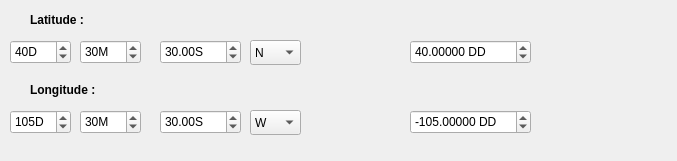
<?xml version="1.0" encoding="UTF-8"?>
<ui version="4.0">
 <class>LatLongCalcDialogBase</class>
 <widget class="QDialog" name="LatLongCalcDialogBase">
  <property name="geometry">
   <rect>
    <x>0</x>
    <y>0</y>
    <width>677</width>
    <height>161</height>
   </rect>
  </property>
  <property name="windowTitle">
   <string>Latitude / Longitude Calculator</string>
  </property>
  <widget class="QLabel" name="label">
   <property name="geometry">
    <rect>
     <x>30</x>
     <y>10</y>
     <width>81</width>
     <height>20</height>
    </rect>
   </property>
   <property name="font">
    <font>
     <weight>75</weight>
     <bold>true</bold>
    </font>
   </property>
   <property name="text">
    <string>Latitude :</string>
   </property>
  </widget>
  <widget class="QSpinBox" name="spinLatD">
   <property name="geometry">
    <rect>
     <x>10</x>
     <y>40</y>
     <width>61</width>
     <height>24</height>
    </rect>
   </property>
   <property name="suffix">
    <string>D</string>
   </property>
   <property name="maximum">
    <number>90</number>
   </property>
   <property name="value">
    <number>40</number>
   </property>
  </widget>
  <widget class="QSpinBox" name="spinLatM">
   <property name="geometry">
    <rect>
     <x>80</x>
     <y>40</y>
     <width>61</width>
     <height>24</height>
    </rect>
   </property>
   <property name="suffix">
    <string>M</string>
   </property>
   <property name="maximum">
    <number>59</number>
   </property>
   <property name="value">
    <number>30</number>
   </property>
  </widget>
  <widget class="QDoubleSpinBox" name="spinLatS">
   <property name="geometry">
    <rect>
     <x>160</x>
     <y>40</y>
     <width>81</width>
     <height>24</height>
    </rect>
   </property>
   <property name="prefix">
    <string/>
   </property>
   <property name="suffix">
    <string>S</string>
   </property>
   <property name="maximum">
    <double>59.990000000000002</double>
   </property>
   <property name="value">
    <double>30.000000000000000</double>
   </property>
  </widget>
  <widget class="QComboBox" name="cmbLatH">
   <property name="geometry">
    <rect>
     <x>250</x>
     <y>40</y>
     <width>51</width>
     <height>25</height>
    </rect>
   </property>
   <property name="currentText">
    <string>N</string>
   </property>
   <item>
    <property name="text">
     <string>N</string>
    </property>
   </item>
   <item>
    <property name="text">
     <string>S</string>
    </property>
   </item>
  </widget>
  <widget class="QDoubleSpinBox" name="spinLatDD">
   <property name="geometry">
    <rect>
     <x>410</x>
     <y>40</y>
     <width>121</width>
     <height>24</height>
    </rect>
   </property>
   <property name="suffix">
    <string> DD</string>
   </property>
   <property name="decimals">
    <number>5</number>
   </property>
   <property name="minimum">
    <double>-90.000000000000000</double>
   </property>
   <property name="maximum">
    <double>90.000000000000000</double>
   </property>
   <property name="singleStep">
    <double>0.010000000000000</double>
   </property>
   <property name="value">
    <double>40.000000000000000</double>
   </property>
  </widget>
  <widget class="QDoubleSpinBox" name="spinLngDD">
   <property name="geometry">
    <rect>
     <x>410</x>
     <y>110</y>
     <width>121</width>
     <height>24</height>
    </rect>
   </property>
   <property name="suffix">
    <string> DD</string>
   </property>
   <property name="decimals">
    <number>5</number>
   </property>
   <property name="minimum">
    <double>-180.000000000000000</double>
   </property>
   <property name="maximum">
    <double>180.000000000000000</double>
   </property>
   <property name="singleStep">
    <double>0.010000000000000</double>
   </property>
   <property name="value">
    <double>-105.000000000000000</double>
   </property>
  </widget>
  <widget class="QSpinBox" name="spinLngD">
   <property name="geometry">
    <rect>
     <x>10</x>
     <y>110</y>
     <width>61</width>
     <height>24</height>
    </rect>
   </property>
   <property name="suffix">
    <string>D</string>
   </property>
   <property name="maximum">
    <number>180</number>
   </property>
   <property name="value">
    <number>105</number>
   </property>
  </widget>
  <widget class="QDoubleSpinBox" name="spinLngS">
   <property name="geometry">
    <rect>
     <x>160</x>
     <y>110</y>
     <width>81</width>
     <height>24</height>
    </rect>
   </property>
   <property name="prefix">
    <string/>
   </property>
   <property name="suffix">
    <string>S</string>
   </property>
   <property name="maximum">
    <double>59.990000000000002</double>
   </property>
   <property name="value">
    <double>30.000000000000000</double>
   </property>
  </widget>
  <widget class="QSpinBox" name="spinLngM">
   <property name="geometry">
    <rect>
     <x>80</x>
     <y>110</y>
     <width>61</width>
     <height>24</height>
    </rect>
   </property>
   <property name="suffix">
    <string>M</string>
   </property>
   <property name="maximum">
    <number>59</number>
   </property>
   <property name="value">
    <number>30</number>
   </property>
  </widget>
  <widget class="QComboBox" name="cmbLngH">
   <property name="geometry">
    <rect>
     <x>250</x>
     <y>110</y>
     <width>51</width>
     <height>25</height>
    </rect>
   </property>
   <property name="currentText">
    <string>W</string>
   </property>
   <item>
    <property name="text">
     <string>W</string>
    </property>
   </item>
   <item>
    <property name="text">
     <string>E</string>
    </property>
   </item>
  </widget>
  <widget class="QLabel" name="label_2">
   <property name="geometry">
    <rect>
     <x>30</x>
     <y>80</y>
     <width>101</width>
     <height>20</height>
    </rect>
   </property>
   <property name="font">
    <font>
     <weight>75</weight>
     <bold>true</bold>
    </font>
   </property>
   <property name="text">
    <string>Longitude :</string>
   </property>
  </widget>
 </widget>
 <resources/>
 <connections/>
</ui>
